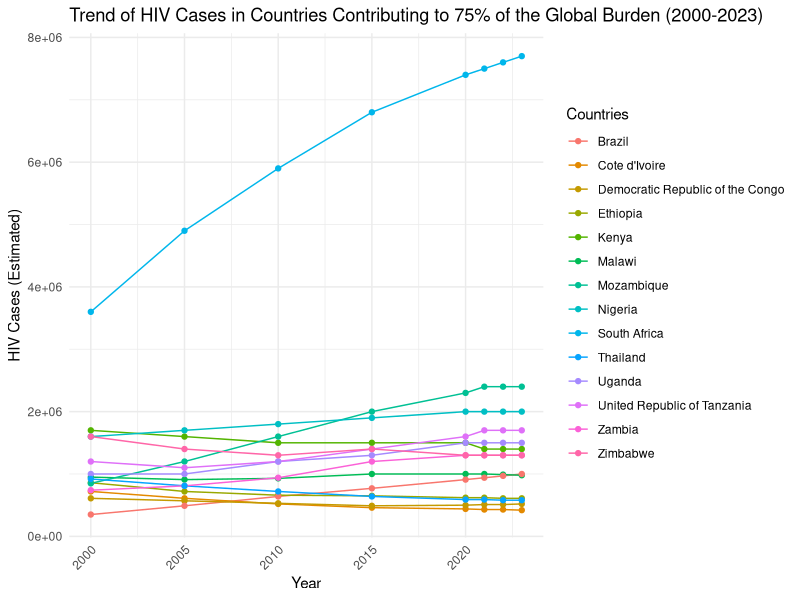

The R script that drew this image: (Note: this script raises an error after producing the figure.)
# Load necessary libraries
library(dplyr)
library(tidyr)

# Load the datasets
hiv_data <- read.csv("Data/HIV data 2000-2023.csv", encoding = "ISO-8859-1")
poverty_data <- read.csv("Data/multidimensional_poverty.csv", encoding = "ISO-8859-1")


clean_hiv_value <- function(value) {
  value <- trimws(value)
  
  # Handle missing data cases
  if (value %in% c("Nodata", "<100") || value == "") {
    return(NA)
  }
  
  # If the value starts with a number before any brackets
  if (grepl("^\\d", value)) {
    # Extract the first numeric part before any brackets
    clean_value <- gsub("[^0-9]", "", sub("\\s*\\[.*\\]", "", value))
    return(as.numeric(clean_value))
  }
  
  # If it only contains brackets
  if (grepl("\\[.*\\]", value)) {
    range_str <- sub(".*\\[(\\d+[\\d,]*)\\s*-\\s*(\\d+[\\d,]*)\\].*", "\\1,\\2", value)
    range_values <- as.numeric(gsub("[^0-9]", "", strsplit(range_str, ",")[[1]]))
    if (length(range_values) == 2 && !any(is.na(range_values))) {
      return(mean(range_values, na.rm = TRUE))
    } else {
      return(NA)
    }
  }
  
  return(NA)
}


hiv_data$CleanedValue <- sapply(hiv_data$Value, clean_hiv_value)
head(hiv_data[, c("Indicator", "Location", "Period", "Value", "CleanedValue")])



# Calculate the total HIV cases globally
total_hiv_cases <- sum(hiv_data$CleanedValue, na.rm = TRUE)

# Calculate the cumulative sum and identify countries contributing to 75% of the global burden
hiv_data_country_sum <- hiv_data %>%
  group_by(Location) %>%
  summarise(total_hiv = sum(CleanedValue, na.rm = TRUE)) %>%
  arrange(desc(total_hiv)) %>%
  mutate(cumulative_sum = cumsum(total_hiv), cumulative_percentage = 100 * cumulative_sum / total_hiv_cases)

# Filter the countries contributing to 75% of the global burden
countries_75_percent <- hiv_data_country_sum %>%
  filter(cumulative_percentage <= 75) %>%
  pull(Location)

# Filter the merged dataset to include only the selected countries
hiv_data_75_percent <- hiv_data %>%
  filter(Location %in% countries_75_percent)




# Load necessary visualization libraries
library(ggplot2)

# Plot the trend of HIV cases over time for countries contributing to 75% of the global burden
ggplot(hiv_data_75_percent, aes(x = Period, y = CleanedValue, color = Location, group = Location)) +
  geom_line() +
  geom_point() +
  theme_minimal() +
  labs(
    title = "Trend of HIV Cases in Countries Contributing to 75% of the Global Burden (2000-2023)",
    x = "Year",
    y = "HIV Cases (Estimated)",
    color = "Countries"    # <- set legend title here
  ) +
  theme(axis.text.x = element_text(angle = 45, hjust = 1)) +
  theme(legend.position = "right")




library(dplyr)
library(ggplot2)

hiv_data_top75_clean <- hiv_data_top75 %>% 
  filter(!is.na(CleanedValue))  # Keep only rows where CleanedValue is not NA


# Step 1: Calculate cumulative contribution within each WHO region
hiv_top75 <- hiv_data %>%
  group_by(ParentLocationCode, Location) %>%
  summarise(total_cases = sum(CleanedValue, na.rm = TRUE)) %>%
  arrange(ParentLocationCode, desc(total_cases)) %>%
  group_by(ParentLocationCode) %>%
  mutate(cum_percent = cumsum(total_cases) / sum(total_cases)) %>%
  filter(cum_percent <= 0.75)

# Step 2: Filter original dataset to only keep top 75% countries
hiv_data_top75 <- hiv_data %>%
  filter(Location %in% hiv_top75$Location)

# Step 3: Plot the trend
ggplot(hiv_data_top75_clean, aes(x = Period, y = CleanedValue, color = Location, group = Location)) +
  geom_line() +
  geom_point() +
  facet_wrap(~ParentLocationCode) +  # one plot per WHO region
  theme_minimal() +
  labs(
    title = "Trend of HIV Cases (Top 75% Countries by WHO Region)",
    x = "Year",
    y = "HIV Cases (Estimated)",
    color = "Country"
  ) +
  theme(axis.text.x = element_text(angle = 45, hjust = 1),
        legend.position = "right")





colnames(hiv_data)
colnames(poverty_data)

# First, prepare both datasets (optional but neat)
hiv_data_clean <- hiv_data %>% 
  select(Location, Period, CleanedValue)  # keep what we need

poverty_data_clean <- poverty_data %>% 
  select(Economy, Reporting.Year, Poverty.Headcount.Ratio, 
         Educational.Attainment, Educational.Enrollment, 
         Electricity, Sanitation, Drinking.Water)

# Replace all NA values with 0 for the entire poverty dataset
poverty_data_clean1 <- poverty_data_clean %>%
  replace_na(list(
    Poverty.Headcount.Ratio = 0,
    Educational.Attainment = 0,
    Educational.Enrollment = 0,
    Electricity = 0,
    Sanitation = 0,
    Drinking.Water = 0
  ))


# Rename 'Location' to 'Country' in the HIV data
hiv_data_clean <- hiv_data_clean %>%
  rename(Country = Location)

# Rename 'Economy' to 'Country' in the Poverty data
poverty_data_clean1 <- poverty_data_clean1 %>%
  rename(Country = Economy)

# Perform the left join using the renamed 'Country' column and 'Period'
hiv_poverty_merged1 <- hiv_data_clean %>%
  left_join(poverty_data_clean1, by = c("Country"))

# Check the result
head(hiv_poverty_merged1)

colnames(hiv_poverty_merged1)


library(lme4)
library(Matrix)

model <- lmer(CleanedValue ~ Poverty.Headcount.Ratio + Educational.Attainment + 
                Educational.Enrollment + Electricity + Sanitation + Drinking.Water + 
                (1 | Country) + (1 | Period), 
              data = hiv_poverty_merged1)

# Summarize the model
summary(model)


library(nlme)

# Remove rows with missing values in the relevant columns
hiv_poverty_merged_clean <- hiv_poverty_merged1 %>%
  filter(!is.na(CleanedValue) & !is.na(Poverty.Headcount.Ratio) & 
           !is.na(Educational.Attainment) & !is.na(Educational.Enrollment) &
           !is.na(Electricity) & !is.na(Sanitation) & !is.na(Drinking.Water))

# Fit the model with the cleaned data
library(nlme)

model <- lme(CleanedValue ~ Poverty.Headcount.Ratio + Educational.Attainment + 
               Educational.Enrollment + Electricity + Sanitation + Drinking.Water,
             random = ~ 1 | Country/Period, 
             data = hiv_poverty_merged_clean)

# Summarize the model
summary(model)








